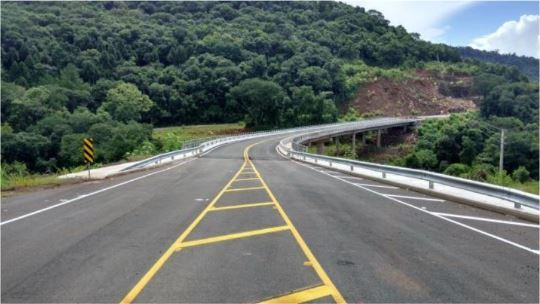
#> input picture Estudo_MyTrailHead/Visao_Computacional/ML_1_Iniciante/Pratica/ponte.JPG, 540 x 304 px, found by its file name
$ python 13_histograma_equalizado.py
#> lines starting #> are read from the running program, lines starting #| are printed output that depends on the picture
from matplotlib import pyplot as plt
import numpy as np
import cv2

img = cv2.imread('ponte.jpg')
#> img is the input picture: shape (304, 540, 3); mean B, G, R 104.5, 109, 101
img = cv2.cvtColor(img, cv2.COLOR_BGR2GRAY)
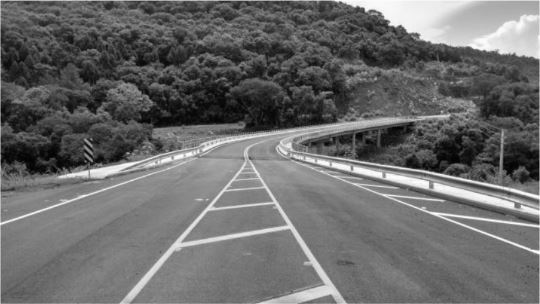
#> img: shape (304, 540); min 0, max 255, mean 106.1
h_eq = cv2.equalizeHist(img)
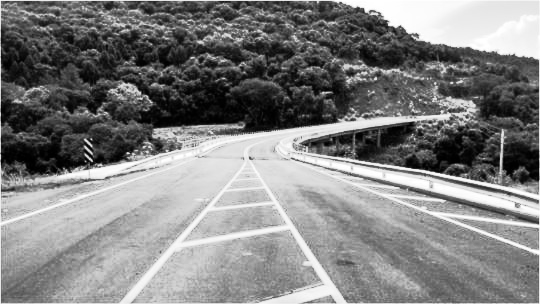
#> h_eq: shape (304, 540); min 0, max 255, mean 128.4

plt.figure()
plt.title("Histograma Equalizado")
plt.xlabel("Intensidade")
plt.ylabel("Qtde de Pixels")
plt.hist(h_eq.ravel(), 256, [0,256])
plt.xlim([0, 256])

plt.figure()
plt.title("Histograma Original")
plt.xlabel("Intensidade")
plt.ylabel("Qtde de Pixels")
plt.hist(img.ravel(), 256, [0,256])
plt.xlim([0, 256])

coluns = np.hstack([img, h_eq])
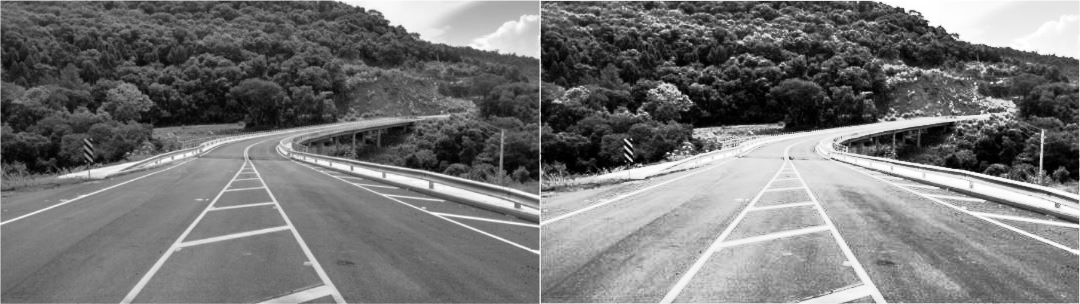
#> coluns: shape (304, 1080); min 0, max 255, mean 117.2
cv2.imshow("Img cinza e img equalizada", coluns)
cv2.imwrite("img_geradas\histograma_equalizado.jpg", coluns)
plt.show()
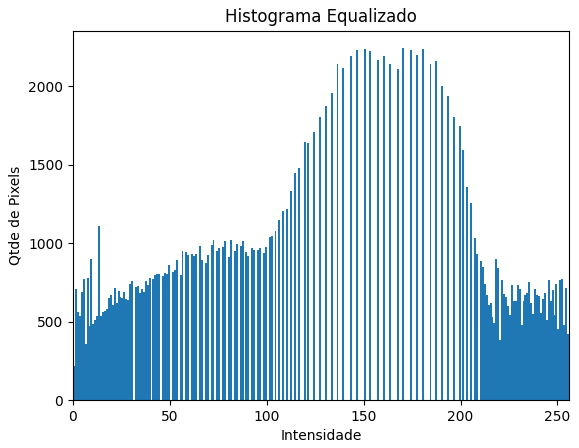
#> figure drawn by matplotlib, 1 panel; tallest bar 2242 high, from x = 170 to 171
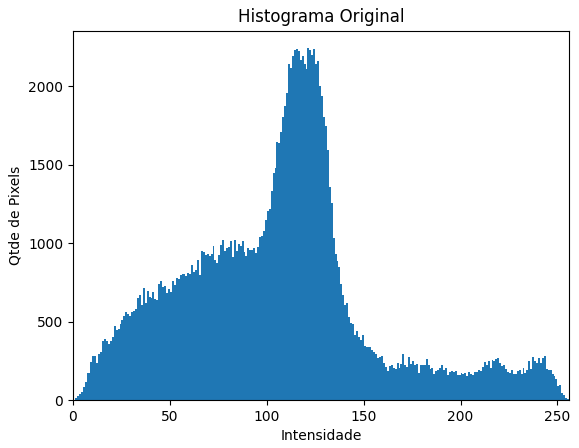
#> figure drawn by matplotlib, 1 panel; tallest bar 2242 high, from x = 121 to 122


cv2.waitKey(0)
